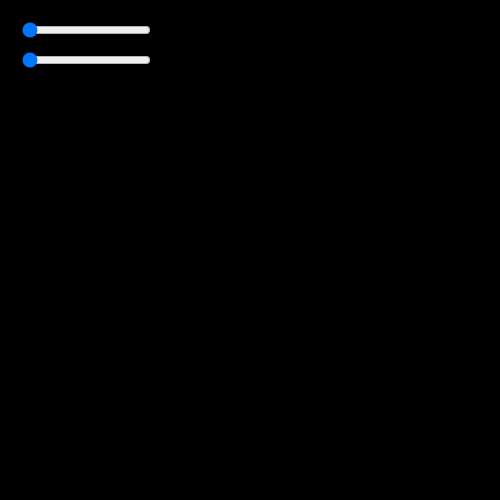
Frame 1 (no input)
Frame 60 (no input): identical to frame 1, image omitted
Frame 120 (the mouse pressed at the canvas centre since frame 60): identical to frame 1, image omitted

The p5.js sketch that drew this single still picture (run headless with seeded random() and noise() and a simulated clock; from frame 60 on, the mouse is pressed at the canvas centre):

// p5.js sketch
// ── sketch.js
var slider, hueSlider;

function setup() {
  
  createCanvas(500, 500);
  
  slider = createSlider(0, 255, 0, 1);
  slider.position(20, 20);

  hueSlider = createSlider(0, 255, 0, 1);
  hueSlider.position(20, 50);

  colorMode(HSB);
}

function draw() {
  background(0);
  fill(hueSlider.value(), 100, 100);
  ellipse(width/2, height/2, slider.value(), slider.value());
}
